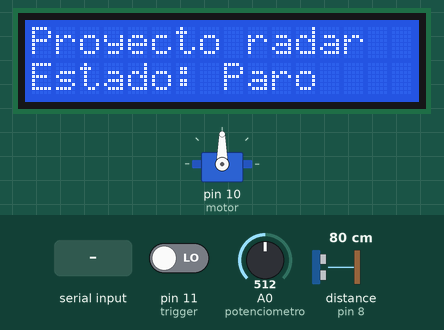
This sketch was run on a simulated Arduino Uno, built with avr-gcc and run on an emulated ATmega328P. Parts: 16×2 character LCD, servo. Inputs (shaded band) come from the test bench; at power-on: pin 11 (trigger) LOW, distance to the obstacle (sensor on pin 8) 80 cm, A0 (potenciometro) = 512. The echo pulse lasts 58.3 µs per cm; what the sketch prints to the serial monitor is not drawn.

Above: at 1.2 s.
1.3 s: pin 11 (trigger) driven HIGH
At 1.53 s:
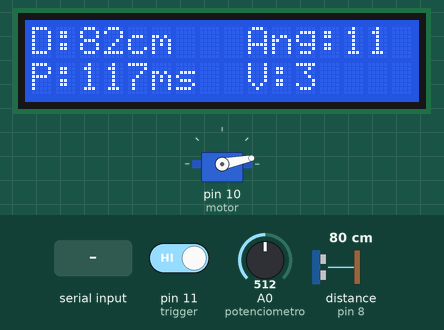
3.0 s: distance to the obstacle (sensor on pin 8) set to 299 cm
5.0 s: "1" received over Serial
At 5.8 s:
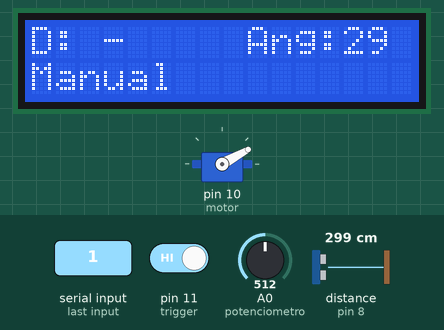
6.6 s: distance to the obstacle (sensor on pin 8) set to 120 cm
At 7.9 s:
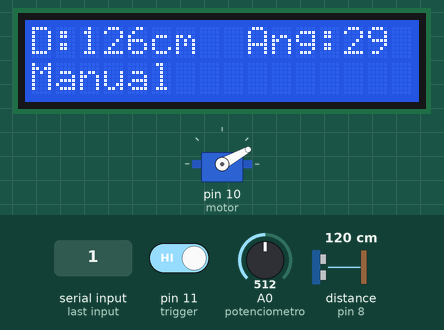
8.3 s: byte 0 (0) received over Serial
At 8.6 s:
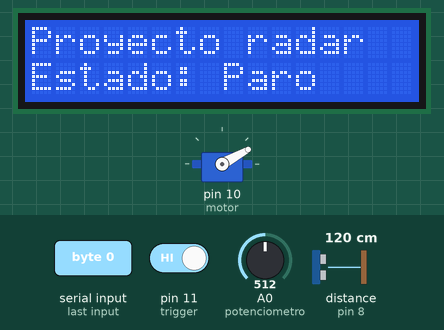
9.8 s: byte 0 (0) received over Serial
At 10.01 s:
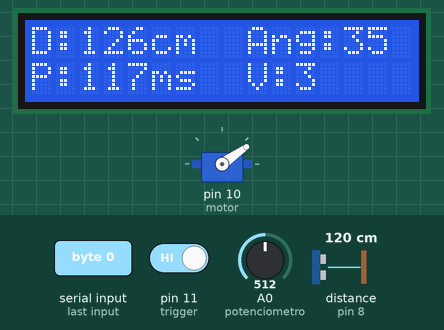
Timing chart, 0 to 15.7 s (numbered marks = the images above; inputs shaded):
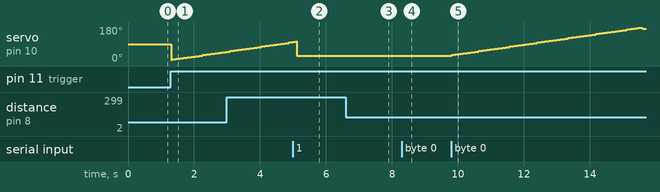

The sketch:

Proyecto_Arduino.ino
```cpp
/*  Proyecto - Informática II
 *  Lucas Martinez
 *  UTN FRM - 2021 - 2R5 - Ing. Electronica
 */

#include <LiquidCrystal.h>
#include <Servo.h>
LiquidCrystal lcd(2,3,4,5,6,7);
Servo motor;
int posMot;
int MposMot;
int sTrigger = 9;
int sEcho = 8;
int trigger = 11;

int potenciometro = A0;
int potEnt;

int d; //Distancia medida
int sum[3];
const int dMax = 310; //Distancia máxima absoluta por el sensor (por datasheet)
const int dMin = 4; //Distancia mínima absoluta del sensor (por experimentos propios)
int t = 50; //Intervalo de tiempo entre cada medición en ms
int vel = 3; //Paso del servomotor (grados de avance por cada medida)
bool rev = false; // Permite que el servo se datoorra en sentido inverso al llegar a cierto angulo

int antBP = 0;
int BP = 0;
int tpo = 1;
float tactual = 0;
int dato;
int estado = 0;

// Conexiones

/* LCD      4   6   11  12  13  14
 * Arduino  2   3   4   5   6   7
 */

/*
 * A0 -> Potenciometro de velocidad
 * 10 -> Controlador servomotor (blanco)
 * 11 -> Pulsador ON/OFF
 */

/*
 * Sensor   marron  rojo  naranja amarillo
 * Arduino  gnd     8     9       5v VCC
 * estados: Distancia mínima: 4 cm
 *        Distancia máxima absoluta: 3100 cm
 */

void setup() {
  Serial.begin(9600);
  lcd.begin(16,2);
  pinMode(sTrigger,OUTPUT);
  pinMode(sEcho,INPUT);
  pinMode(trigger,INPUT);
  digitalWrite(sTrigger,LOW);
  motor.attach(10);
  posMot = map(posMot, 0, 1023, 0, 179);
}

void loop() {
  // Toma de estados pulsador de paro/marcha
  BP = digitalRead(trigger);
  if(BP == HIGH && antBP == LOW){
    lcd.clear();
    if(estado < 1) estado = 3;
    else estado = 0;
  }

  if(estado != 0){
    //  Toma de estados del sensor ultrasonico
    //  Automatico
    if(estado > 0 && estado < 20){
          if (tpo == 1){
            vel = estado;
            //  Giro al llegar a los angulos maximos y minimos
            if(posMot > 175) {
              posMot = 175;
              rev = true;
            }
            else if(posMot < 5){
              posMot = 5;
              rev = false;
            }
            motor.write(posMot);
            digitalWrite(sTrigger,HIGH);
            tpo = 2;
          }
          if (tpo == 2 && millis() > tactual + 5){
              digitalWrite(sTrigger,LOW);
              sum[0] = pulseIn(sEcho,HIGH)/59;
              tpo = 3;
              digitalWrite(sTrigger,HIGH);
          }
          if (tpo == 3 && millis() > tactual + 10){
              digitalWrite(sTrigger,LOW);
              sum[1] = pulseIn(sEcho,HIGH)/59;
              tpo = 4;
              digitalWrite(sTrigger,HIGH);
          }
          if (tpo == 4 && millis() > tactual + 15){
              digitalWrite(sTrigger,LOW);
              sum[2] = pulseIn(sEcho,HIGH)/59;

              for(int i = 0; i < 3; i ++) d += sum[i];
              d /= 3.8;
               //  Limpieza de LCD (solo medidas)
              lcd.setCursor(5,0);
              lcd.print("   ");
              lcd.setCursor(14,0);
              lcd.print("  ");
              lcd.setCursor(4,1);
              lcd.print("   ");
              lcd.setCursor(11,1);
              lcd.print("     ");

              //  Salida de estados por LCD
              lcd.setCursor(0,0);
              lcd.print("D:");
              if(d < dMax){lcd.print(d);
                           lcd.print("cm");}
              else lcd.print(" -   ");

              lcd.setCursor(9,0);
              lcd.print("Ang:");
              lcd.print(posMot);

              lcd.setCursor(0,1);
              lcd.print("P:");
              lcd.print(t);
              lcd.print("ms");
              lcd.setCursor(9,1);
              lcd.print("V:");
              lcd.print(vel);

              /*  Envio de estados
               *  Formato: d[distancia]a[angulo]t[paso].
               *  Ejemplo: d50a47t50.
               *     Objeto detectado con distancia 50cm a 47° con 50ms entre medicion avanzando 6 grados por cada una
               *  Atencion: El punto indica el fin de la cadena
               */

               Serial.print("d");
               Serial.print(d);
               Serial.print("a");
               Serial.print(posMot);
               Serial.print("t");
               Serial.print(t);
               Serial.print(".");
               Serial.println();
               tpo = 5;
          }

          //  Espera hasta proximo escaneo e inversion del sentido
          if(tpo == 5 && millis() > tactual + t){
            if(rev) posMot -= vel;
            else posMot += vel;
            tpo = 1;
            tactual = millis();
            if(dato != 0)estado = dato;
          }
     }
     if(estado > 20){
            if(tpo == 1){
              motor.write(posMot);
              digitalWrite(sTrigger,HIGH);
              tpo = 2;
            }
            if (tpo == 2 && millis() > tactual + 10){
                posMot = estado - 20;
                motor.write(posMot);
                digitalWrite(sTrigger,LOW);
                sum[0] = pulseIn(sEcho,HIGH)/59;
                digitalWrite(sTrigger,HIGH);
                tpo = 3;
            }
            if (tpo == 3 && millis() > tactual + 20){
                digitalWrite(sTrigger,LOW);
                sum[1] = pulseIn(sEcho,HIGH)/59;
                tpo = 4;
                digitalWrite(sTrigger,HIGH);
            }
            if (tpo == 4 && millis() > tactual + 30){
                digitalWrite(sTrigger,LOW);
                sum[2] = pulseIn(sEcho,HIGH)/59;

                for(int i = 0; i < 3; i ++) d += sum[i];
                d /= 3.8;

                 //  Limpieza de LCD (solo medidas)
                lcd.setCursor(5,0);
                lcd.print("   ");
                lcd.setCursor(14,0);
                lcd.print("  ");
                lcd.setCursor(4,1);
                lcd.print("   ");
                lcd.setCursor(11,1);
                lcd.print("     ");

                //  Salida de estados por LCD
                lcd.setCursor(0,0);
                lcd.print("D:");
                if(d < dMax){lcd.print(d);
                             lcd.print("cm");}

                lcd.setCursor(9,0);
                lcd.print("Ang:");
                lcd.print(posMot);

                lcd.setCursor(0,1);
                lcd.print("Manual        ");

                //  Envio de estados
                 Serial.print("d");
                 Serial.print(d);
                 Serial.print("a");
                 Serial.print(posMot);
                 Serial.print("t");
                 Serial.print(t);
                 Serial.print(".");
                 Serial.println();
                 tpo = 5;
            }
            if(tpo == 5 && millis() > tactual + 50) {
                tpo = 1;
                tactual = millis();
                estado = dato;
            }
          }
  }
  else{
    lcd.setCursor(0,0);
    lcd.print("Proyecto radar");
    lcd.setCursor(0,1);
    lcd.print("Estado: Paro");
  }

  antBP = BP;
  //  Toma de estados del paso (tiempo entre escaneos)
  potEnt = analogRead(potenciometro);
  t = ((int)(potEnt / 10.22) * 2) + 17;
}

void serialEvent(){
  if (Serial.available() > 0){
    dato = Serial.read();
  }
  if(dato == 0){
    lcd.clear();
    if(estado < 1) {
      estado = 3;
    }
    else estado = 0;
  }
}
```

Measured:
- after the input at 1.3 s, the display: first changes at once (image 1 shows a later state)
- after the input at 5.0 s, the display: first differs from a run without the input after 0.17 s (image 2)
- after the input at 6.6 s, the display: first changes at once (image 3 shows a later state)
- after the input at 8.3 s, the display: first changes at once (image 4 shows a later state)
- after the input at 9.8 s, servo on pin 10 (motor): rises from 29° to 175° in 5.7 s, then falls to 172° in 0.12 s; the display: first changes at once (image 5 shows a later state)
